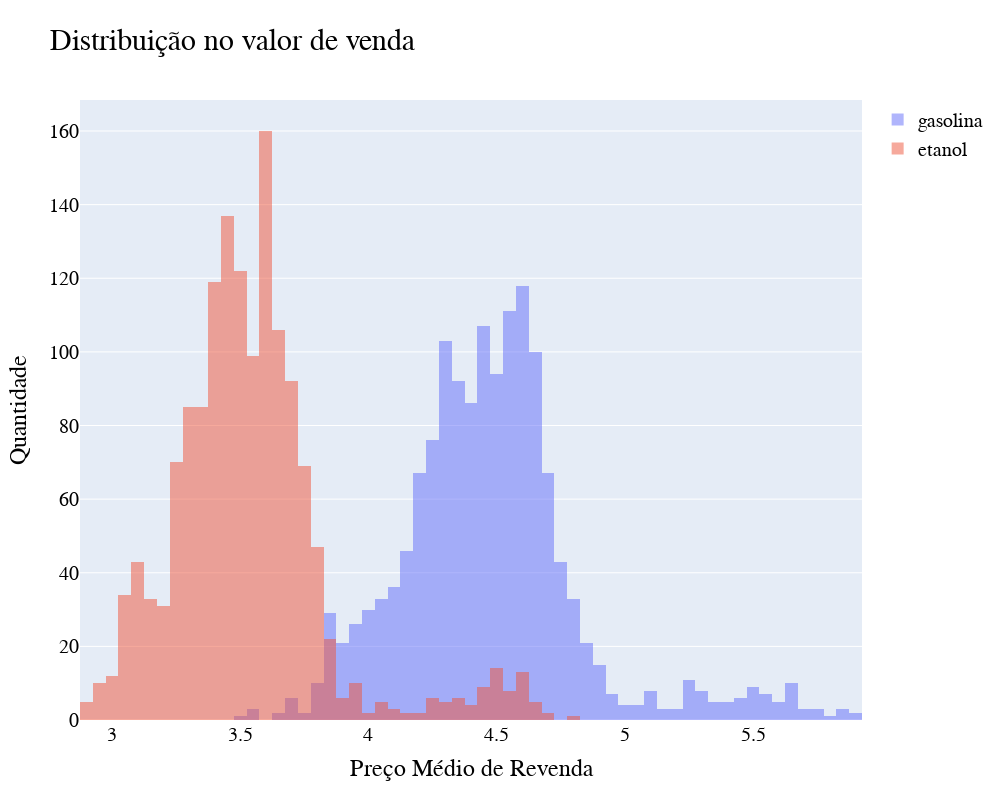

Source (notebook cell):
### Code cell
fig=go.Figure(
data=[go.Histogram(x=data_filtrado_gasolina["PREÇO MÉDIO REVENDA"],name="gasolina")])
fig.add_traces(go.Histogram(x=data_filtrado_etanol["PREÇO MÉDIO REVENDA"],name="etanol"))
#barmode overlay sobrepor os graficos
fig.update_layout(barmode="overlay",height=800,width=1000, title_text="Distribuição no valor de venda",title_font_size=30,xaxis_title='Preço Médio de Revenda', 
yaxis_title='Quantidade',font = {'family': 'Arial','size': 20,'color': 'black'})
#opacity a opacidade do grafico
fig.update_traces(opacity=0.5)
fig.show()

### Figure 1 — Plotly figure (JSON) as saved in the notebook; plotly's stock layout.template omitted (floating-point values rounded to 4 significant figures; data arrays with more than 128 entries replaced by an {"elided": "..."} marker saying what was removed)
{"data": [{"name": "gasolina", "opacity": 0.5, "type": "histogram", "x": {"elided": "1485 float values"}}, {"name": "etanol", "opacity": 0.5, "type": "histogram", "x": {"elided": "1484 float values"}}], "layout": {"barmode": "overlay", "font": {"color": "black", "family": "Arial", "size": 20}, "height": 800, "title": {"font": {"size": 30}, "text": "Distribuição no valor de venda"}, "width": 1000, "xaxis": {"title": {"text": "Preço Médio de Revenda"}}, "yaxis": {"title": {"text": "Quantidade"}}}}
